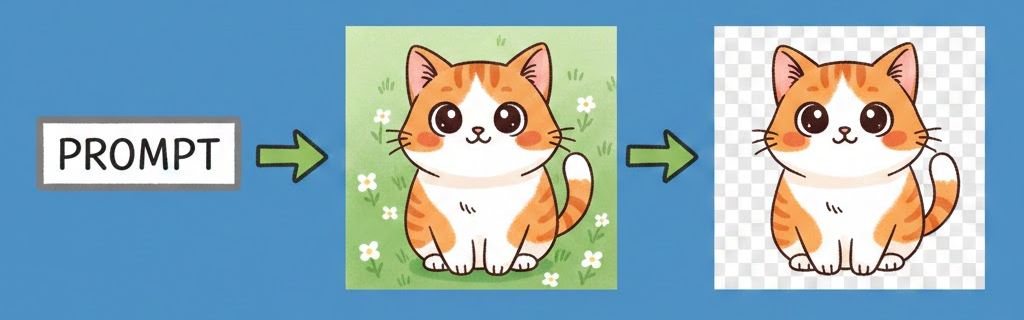
#> input picture public/workflow.png, 1024 x 320 px
$ python remove_bg_edge.py public/workflow.png
#> lines starting #> are read from the running program, lines starting #| are printed output that depends on the picture
#!/usr/bin/env python3
"""Remove background using edge detection and GrabCut algorithm."""

import argparse
import sys
from datetime import datetime
from pathlib import Path

try:
    import cv2
    import numpy as np
    from PIL import Image
except ImportError as e:
    print(f"Error: {e}")
    print("Install with: pip install opencv-python pillow numpy")
    sys.exit(1)


def main():
    parser = argparse.ArgumentParser(
        description="Remove background using edge detection and GrabCut"
    )
    parser.add_argument(
        "input",
        type=str,
        help="Input image file",
    )
    parser.add_argument(
        "-o",
        "--output",
        type=str,
        default="outputs",
        help="Output directory (default: outputs/)",
    )
    parser.add_argument(
        "-i",
        "--iterations",
        type=int,
        default=5,
        help="GrabCut iterations (default: 5, higher = better but slower)",
    )
    parser.add_argument(
        "-m",
        "--margin",
        type=int,
        default=10,
        help="Margin from edges for initial foreground rectangle (default: 10 pixels)",
    )
    parser.add_argument(
        "--erode",
        type=int,
        default=2,
        help="Edge erosion in pixels (default: 2)",
    )
    parser.add_argument(
        "--blur",
        type=int,
        default=5,
        help="Blur radius for smoothing (default: 5, set to 0 to disable)",
    )

    args = parser.parse_args()

    input_path = Path(args.input)
    if not input_path.exists():
        print(f"Error: Input file not found: {input_path}")
        return 1

    # Create output directory
    output_dir = Path(args.output)
    output_dir.mkdir(parents=True, exist_ok=True)

    print(f"Processing: {input_path}")

    # Read image
    img = cv2.imread(str(input_path))
#> img is the input picture: shape (320, 1024, 3); mean B, G, R 185, 172.6, 142.9
    if img is None:
        print(f"Error: Could not read image: {input_path}")
        return 1

    height, width = img.shape[:2]
#> height = 320; width = 1024

    # Create initial mask for GrabCut
    mask = np.zeros(img.shape[:2], np.uint8)

    # Define foreground rectangle (with margin from edges)
    # This assumes the main object is in the center, not touching edges
    rect = (
        args.margin,  # x
        args.margin,  # y
        width - 2 * args.margin,  # width
        height - 2 * args.margin,  # height
    )
#> rect = (10, 10, 1004, 300)

    print(f"Initial foreground rectangle: {rect}")
#| Initial foreground rectangle: (10, 10, 1004, 300)

    # Initialize foreground and background models
    bgd_model = np.zeros((1, 65), np.float64)
    fgd_model = np.zeros((1, 65), np.float64)

    # Run GrabCut algorithm
    print(f"Running GrabCut ({args.iterations} iterations)...")
    cv2.grabCut(
        img,
        mask,
        rect,
        bgd_model,
        fgd_model,
        args.iterations,
        cv2.GC_INIT_WITH_RECT,
    )

    # Extract foreground mask
    # Values: 0=background, 1=foreground, 2=likely background, 3=likely foreground
    mask_binary = np.where((mask == 1) | (mask == 3), 255, 0).astype('uint8')

    # Apply morphological operations to clean up the mask
    print("Cleaning up mask...")

    # Remove small noise
    kernel = cv2.getStructuringElement(cv2.MORPH_ELLIPSE, (3, 3))
    mask_binary = cv2.morphologyEx(mask_binary, cv2.MORPH_OPEN, kernel, iterations=2)

    # Fill holes
    mask_binary = cv2.morphologyEx(mask_binary, cv2.MORPH_CLOSE, kernel, iterations=2)

    # Edge erosion if requested
    if args.erode > 0:
        print(f"Applying erosion ({args.erode} pixels)...")
        kernel_erode = cv2.getStructuringElement(cv2.MORPH_ELLIPSE, (3, 3))
        mask_binary = cv2.erode(mask_binary, kernel_erode, iterations=args.erode)

    # Optional blur for smoother edges
    if args.blur > 0:
        print(f"Applying blur (radius={args.blur})...")
        mask_binary = cv2.GaussianBlur(mask_binary, (args.blur, args.blur), 0)

    # Apply mask to image
    print("Applying mask to image...")
    mask_rgb = cv2.cvtColor(mask_binary, cv2.COLOR_GRAY2RGB)
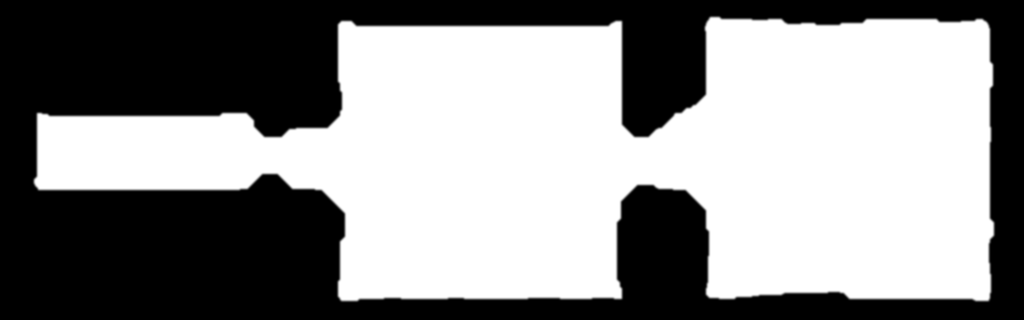
#> mask_rgb: shape (320, 1024, 3); min 0, max 255, mean 141.7
    result = cv2.bitwise_and(img, img, mask=mask_binary)
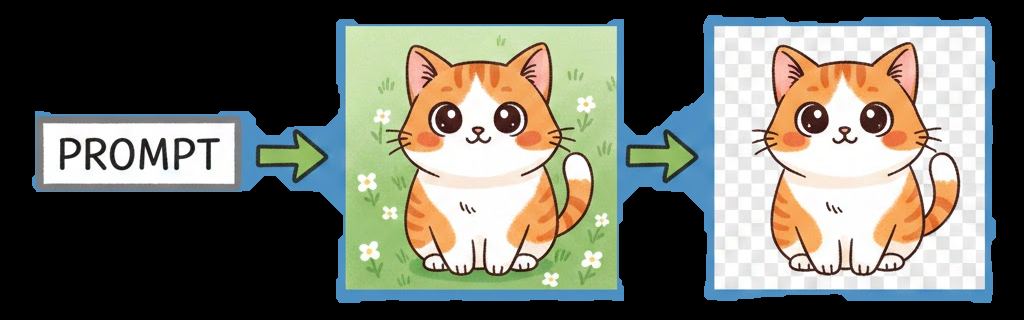
#> result: shape (320, 1024, 3); mean B, G, R 101.6, 111.1, 109.9

    # Add alpha channel
    result_bgra = cv2.cvtColor(result, cv2.COLOR_BGR2BGRA)

    # Set transparent pixels
    alpha = mask_binary
    result_bgra[:, :, 3] = alpha

    # Convert to PIL for saving
    result_pil = Image.fromarray(cv2.cvtColor(result_bgra, cv2.COLOR_BGRA2RGBA))
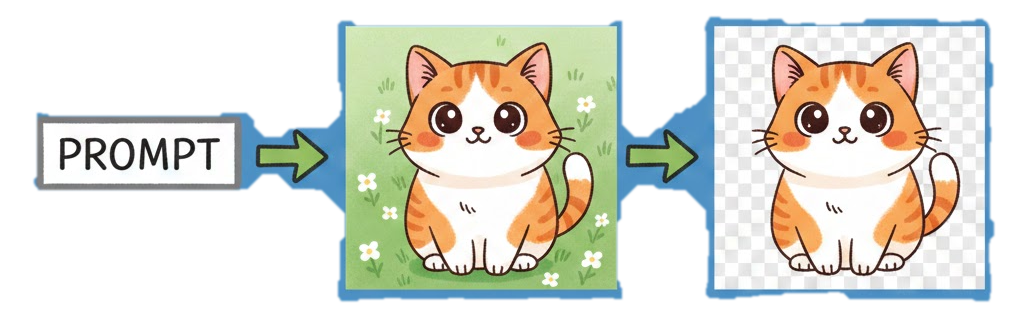
#> result_pil: PIL image 1024x320 RGBA; mean R, G, B, A 109.9, 111.1, 101.6, 141.7; transparent parts drawn white

    # Generate output filename
    timestamp = datetime.now().strftime("%Y%m%d_%H%M%S_%f")[:-3]
    output_path = output_dir / f"{input_path.stem}_edge_removed_{timestamp}.png"

    # Save image
    result_pil.save(output_path, "PNG")
    print(f"Saved: {output_path}")

    return 0


if __name__ == "__main__":
    exit(main())
#> (the program exits here)
